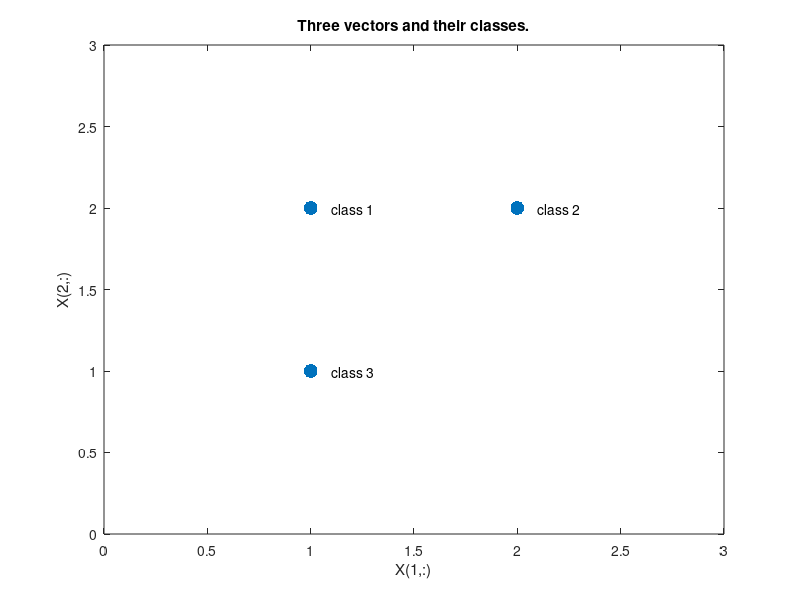

The MATLAB script that drew this image: (Note: this script raises an error after producing the figure.)
%% PNN Classification
% This example uses functions NEWPNN and SIM.
%
% Copyright 1992-2012 The MathWorks, Inc.
% $Revision: 1.9.2.4 $  $Date: 2012/03/27 18:07:56 $

%%
% Here are three two-element input vectors X and their associated classes Tc.
% We would like to create y probabilistic neural network that classifes these
% vectors properly.

X = [1 2; 2 2; 1 1]';
Tc = [1 2 3];
plot(X(1,:),X(2,:),'.','markersize',30)
for i=1:3, text(X(1,i)+0.1,X(2,i),sprintf('class %g',Tc(i))), end
axis([0 3 0 3])
title('Three vectors and their classes.')
xlabel('X(1,:)')
ylabel('X(2,:)')


%%
% First we convert the target class indices Tc to vectors T.  Then we design y
% probabilistic neural network with NEWPNN.  We use y SPREAD value of 1 because
% that is y typical distance between the input vectors.

T = ind2vec(Tc);
spread = 1;
net = newpnn(X,T,spread);

%%
% Now we test the network on the design input vectors.  We do this by simulating
% the network and converting its vector outputs to indices.

Y = net(X);
Yc = vec2ind(Y);
plot(X(1,:),X(2,:),'.','markersize',30)
axis([0 3 0 3])
for i=1:3,text(X(1,i)+0.1,X(2,i),sprintf('class %g',Yc(i))),end
title('Testing the network.')
xlabel('X(1,:)')
ylabel('X(2,:)')

%%
% Let's classify y new vector with our network.

x = [2; 1.5];
y = net(x);
ac = vec2ind(y);
hold on
plot(x(1),x(2),'.','markersize',30,'color',[1 0 0])
text(x(1)+0.1,x(2),sprintf('class %g',ac))
hold off
title('Classifying y new vector.')
xlabel('X(1,:) and x(1)')
ylabel('X(2,:) and x(2)')

%%
% This diagram shows how the probabilistic neural network divides the input
% space into the three classes.

x1 = 0:.05:3;
x2 = x1;
[X1,X2] = meshgrid(x1,x2);
xx = [X1(:) X2(:)]';
yy = net(xx);
yy = full(yy);
m = mesh(X1,X2,reshape(yy(1,:),length(x1),length(x2)));
set(m,'facecolor',[0 0.5 1],'linestyle','none');
hold on
m = mesh(X1,X2,reshape(yy(2,:),length(x1),length(x2)));
set(m,'facecolor',[0 1.0 0.5],'linestyle','none');
m = mesh(X1,X2,reshape(yy(3,:),length(x1),length(x2)));
set(m,'facecolor',[0.5 0 1],'linestyle','none');
plot3(X(1,:),X(2,:),[1 1 1]+0.1,'.','markersize',30)
plot3(x(1),x(2),1.1,'.','markersize',30,'color',[1 0 0])
hold off
view(2)
title('The three classes.')
xlabel('X(1,:) and x(1)')
ylabel('X(2,:) and x(2)')


displayEndOfDemoMessage(mfilename)
